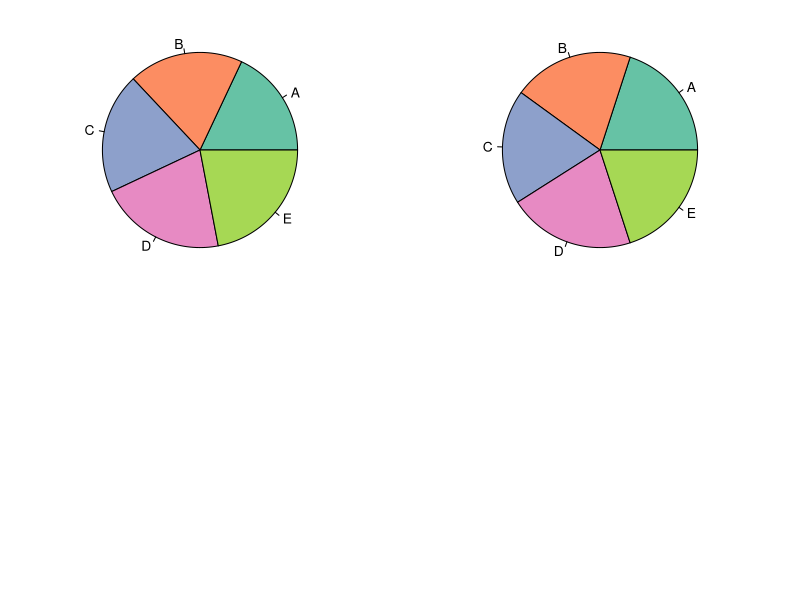
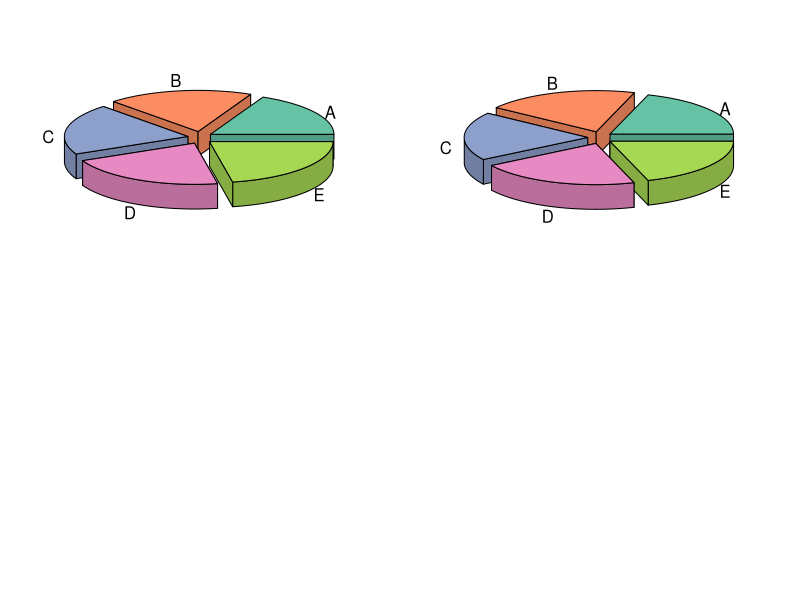
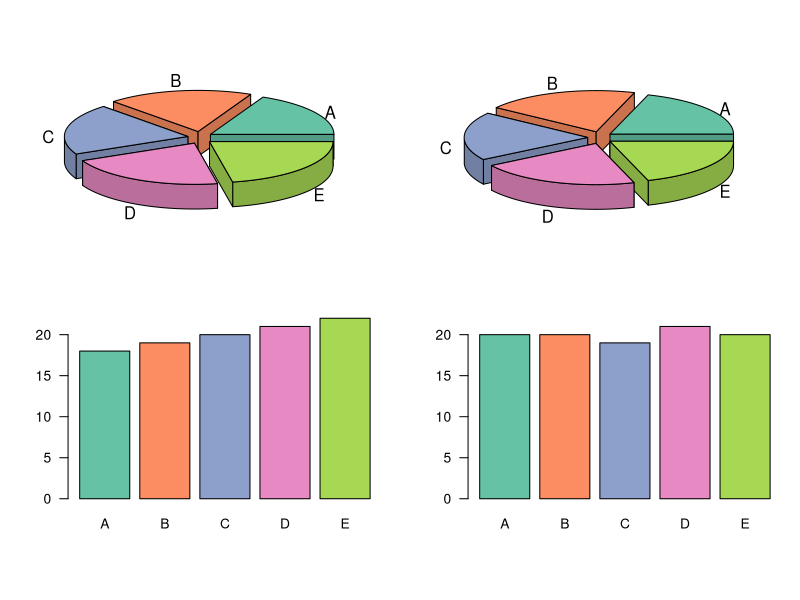
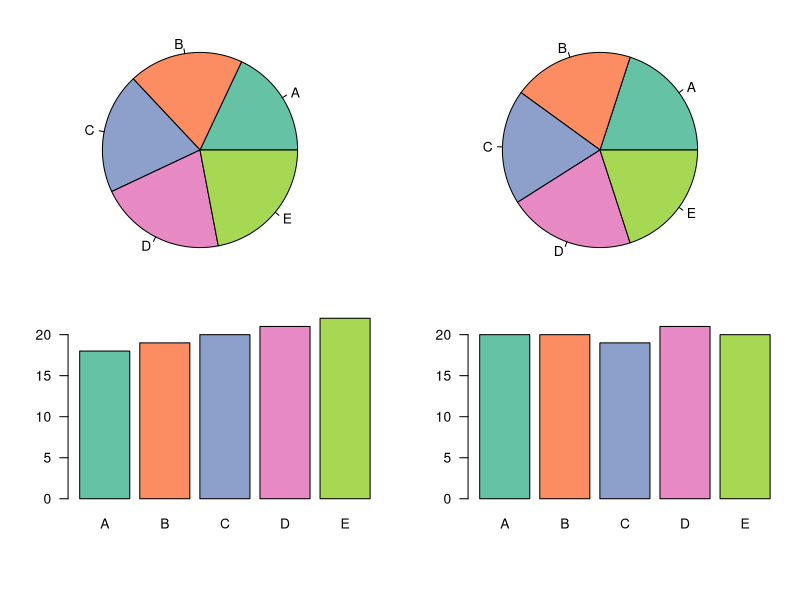

Reproduce these figures in R, in order.
# pie charts vs bar charts
library(plotrix)
library(RColorBrewer)

bgcolor <- "white"
fgcolor <- "black"

pdf("../MoreFigs/piecharts.pdf", height=5.5, width=8.5, pointsize=12)
x <- list(18:22, c(20,20,19,21,20))
for(i in 1:2) names(x[[i]]) <- LETTERS[seq(along=x[[i]])]

par(bg=bgcolor, fg=fgcolor)
par(mar=rep(1.1, 4))
par(mfrow=c(2,2))
for(i in 1:2)
  pie(x[[i]], LETTERS[1:5], col=brewer.pal(5, "Set2"))
dev.off()


pdf("../MoreFigs/piecharts_3d.pdf", height=5.5, width=8.5, pointsize=12)
par(bg=bgcolor, fg=fgcolor)
par(mar=rep(1.1, 4))
par(mfrow=c(2,2))
for(i in 1:2)
    pie3D(x[[i]], labels=LETTERS[1:5], explode=0.1, col=brewer.pal(5, "Set2"),
          mar=rep(1,4), labelcex=1)
dev.off()

pdf("../MoreFigs/piecharts_3d_w_bars.pdf", height=5.5, width=8.5, pointsize=12)
par(bg=bgcolor, fg=fgcolor, col.axis=fgcolor)
par(mfrow=c(2,2))
par(mar=rep(1.1, 4))
for(i in 1:2)
    pie3D(x[[i]], labels=LETTERS[1:5], explode=0.1, col=brewer.pal(5, "Set2"),
          mar=rep(1,4), labelcex=1)
par(mar=c(6.1, 4.1, 1.1, 1.1))
for(i in 1:2)
    barplot(x[[i]], names=LETTERS[1:5], col=brewer.pal(5, "Set2"), las=1,
            ylim=c(0, 22))
dev.off()


pdf("../MoreFigs/piecharts_w_bars.pdf", height=5.5, width=8.5, pointsize=12)
par(bg=bgcolor, fg=fgcolor, col.axis=fgcolor)
par(mfrow=c(2,2))
par(mar=rep(1.1, 4))
for(i in 1:2)
  pie(x[[i]], LETTERS[1:5], col=brewer.pal(5, "Set2"))
par(mar=c(6.1, 4.1, 1.1, 1.1))
for(i in 1:2)
    barplot(x[[i]], names=LETTERS[1:5], col=brewer.pal(5, "Set2"), las=1,
            ylim=c(0, 22))
dev.off()
